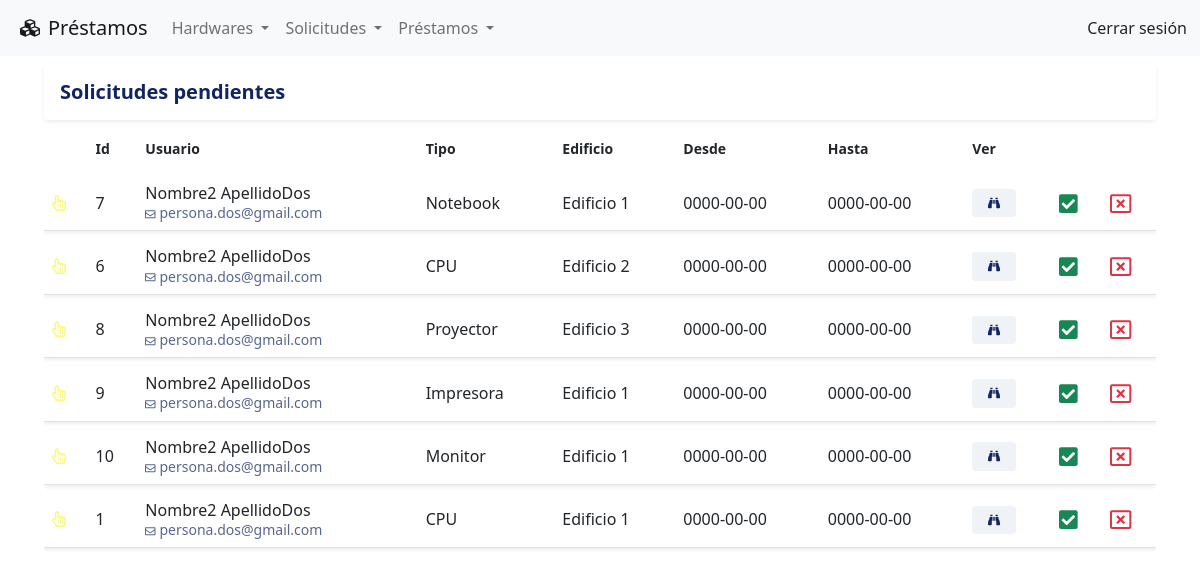
The app's page /solicitud/pendiente, older data.
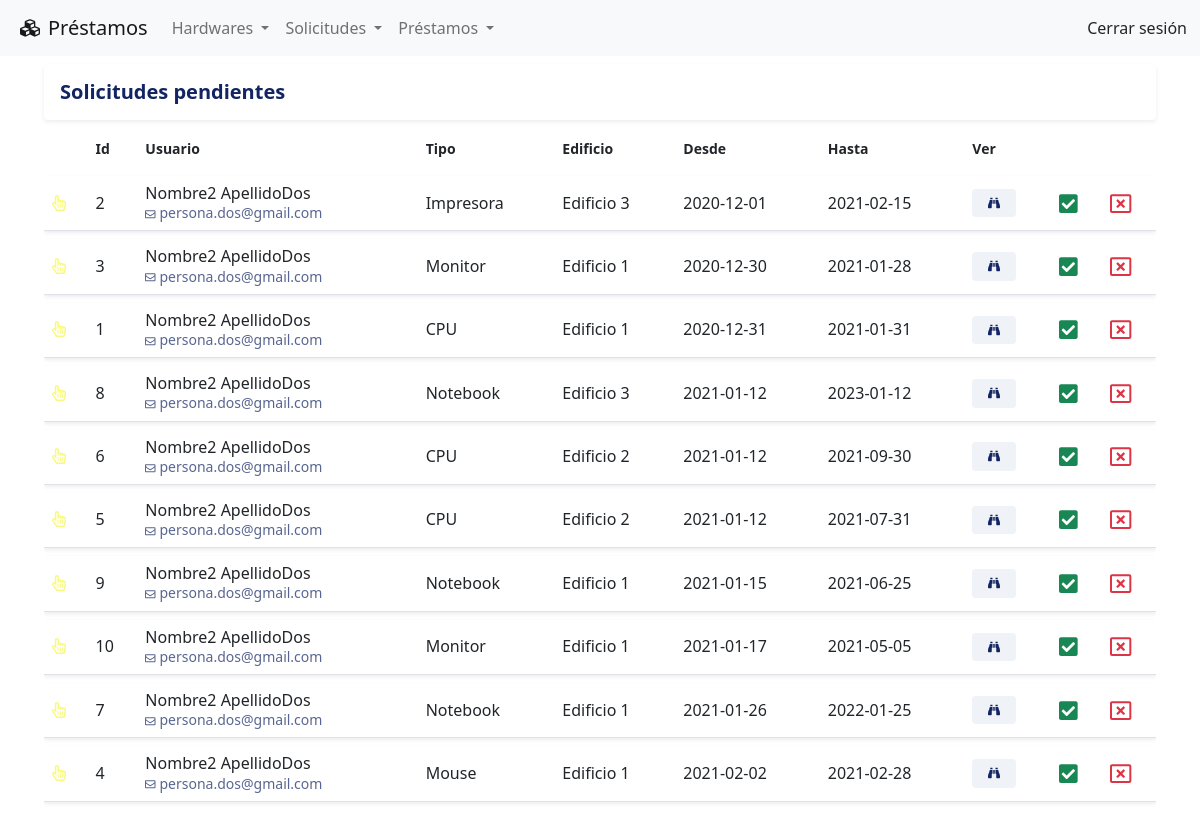
The same page, newer data.
### tables this page shows
CREATE TABLE IF NOT EXISTS solicitudes
( 
    id_solicitud INT AUTO_INCREMENT PRIMARY KEY NOT NULL, 
    id_tipo_hardware INT NOT NULL,
    id_usuario INT NOT NULL,
    id_edificio INT NOT NULL ,
    fecha_desde DATE NOT NULL,
    fecha_hasta DATE NOT NULL,
    motivo_solicitud VARCHAR(1024) NOT NULL,
    id_estado_solicitud INT NOT NULL ,
    created_at TIMESTAMP DEFAULT CURRENT_TIMESTAMP,
    updated_at DATETIME DEFAULT CURRENT_TIMESTAMP ON UPDATE CURRENT_TIMESTAMP,
    FOREIGN KEY (id_tipo_hardware) REFERENCES tipos_hardware(id_tipo_hardware),
    FOREIGN KEY (id_usuario) REFERENCES usuarios(id_usuario),
    FOREIGN KEY (id_edificio) REFERENCES edificios(id_edificio)
);

CREATE TABLE IF NOT EXISTS usuarios
( 
    id_usuario INT AUTO_INCREMENT PRIMARY KEY NOT NULL, 
    nombre VARCHAR(60) NOT NULL, 
    apellido VARCHAR(60) NOT NULL, 
    email VARCHAR(60) NOT NULL UNIQUE,
    password VARCHAR(20) NOT NULL,
    id_rol_usuario INT NOT NULL,
    created_at TIMESTAMP DEFAULT CURRENT_TIMESTAMP,
    updated_at DATETIME DEFAULT CURRENT_TIMESTAMP ON UPDATE CURRENT_TIMESTAMP
);

CREATE TABLE IF NOT EXISTS tipos_hardware
(
    id_tipo_hardware INT AUTO_INCREMENT PRIMARY KEY NOT NULL,
    tipo_hardware VARCHAR(40) NOT NULL UNIQUE,
    created_at TIMESTAMP DEFAULT CURRENT_TIMESTAMP,
    updated_at DATETIME DEFAULT CURRENT_TIMESTAMP ON UPDATE CURRENT_TIMESTAMP
);

CREATE TABLE IF NOT EXISTS edificios
( 
    id_edificio INT AUTO_INCREMENT PRIMARY KEY NOT NULL, 
    edificio VARCHAR(60) NOT NULL UNIQUE,
    created_at TIMESTAMP DEFAULT CURRENT_TIMESTAMP,
    updated_at DATETIME DEFAULT CURRENT_TIMESTAMP ON UPDATE CURRENT_TIMESTAMP
);

### controllers/solicitudController.php (called while the page is built, shortened)
<?php
require_once 'models/solicitudModel.php';
class SolicitudController{
    public function pendiente() {
        $solicitud = new SolicitudModel();
        $solicitudes = $solicitud->getAll();
        $estado = 3;
        require_once 'views/solicitud/listado.php';
    }
}

### index.php (called while the page is built, shortened)
<?php
    require_once "config/database.php";
    include_once "views/layouts/header.php";
    include_once "views/layouts/main.php";
    include_once "views/layouts/footer.php";
?>

### config/database.php (called while the page is built)
<?php
class Database {
    public static function connect(){
        $db = new mysqli('localhost', 'root', '', 'prestamos');
        $db->query ("SET NAMES 'utf-8'");
        return $db;
    }
}

### models/solicitudModel.php (called while the page is built, shortened)
<?php
class SolicitudModel{
        private $db;
    public function __construct() {
        $this->db = Database::connect();
    }
    public function getAll() {
        $query =    "SELECT
                        solicitudes.id_solicitud,
                        tipos_hardware.tipo_hardware,
                        usuarios.nombre,
                        usuarios.apellido,
                        usuarios.email,
                        edificios.edificio,
                        solicitudes.fecha_desde,
                        solicitudes.fecha_hasta,
                        estados_solicitud.id_estado_solicitud
                    FROM
                        solicitudes
                    INNER JOIN
                        tipos_hardware ON solicitudes.id_tipo_hardware = tipos_hardware.id_tipo_hardware
                    INNER JOIN
                        usuarios ON solicitudes.id_usuario  = usuarios.id_usuario
                    INNER JOIN
                        edificios ON solicitudes.id_edificio = edificios.id_edificio
                    INNER JOIN
                        estados_solicitud ON solicitudes.id_estado_solicitud =  estados_solicitud.id_estado_solicitud
                    GROUP BY solicitudes.id_solicitud
                    ORDER BY solicitudes.fecha_desde;";
        $solicitudes = $this->db->query($query);
        return $solicitudes;
    }
}

### views/solicitud/listado.php (the view, shortened to what the changed rows need)
<div class="row">
    <div class="col">
        <div class="table-responsive">
            <table class="table table-hover">
                <thead class="thead-light">
                    <tr>
                        <th scope="col"><small class="font-weight-bold"><small></th>
                        <th scope="col"><small class="font-weight-bold">Id<small></th>
                        <th scope="col"><small class="font-weight-bold">Usuario<small></th>
                        <th scope="col"><small class="font-weight-bold">Tipo<small></th>
                        <th scope="col"><small class="font-weight-bold">Edificio<small></th>
                        <th scope="col"><small class="font-weight-bold">Desde<small></th>
                        <th scope="col"><small class="font-weight-bold">Hasta<small></th>
                        <th scope="col"><small class="font-weight-bold">Ver<small></th>
                        <th scope="col"><small class="font-weight-bold"><small></th>
                        <th scope="col"><small class="font-weight-bold"><small></th>
                    </tr>
                </thead>
                <tbody>
                    <?php while($dato = $solicitudes->fetch_object()): ?>
                    <?php  $estadoSolicitud = $dato->id_estado_solicitud;
                        if($estadoSolicitud == $estado) {
                    ?>
                        <tr class="shadow-sm">
                            <td class="align-middle">
                                <i class="far fa-hand-pointer"
                                    <?php
                                        switch ($estado) {
                                            case 3:
                                                echo 'style="color:rgba(244, 244, 0, 0.5)"';
                                                break;
                                        }
                                    ?>
                                > </i>
                            </td>
                            <td class="align-middle"><span><?= $dato->id_solicitud; ?></span></td>
                            <td><span class="d-block"></i>     <?= $dato->nombre; ?> <?= $dato->apellido; ?>
                                </span><small class="text-muted"><i class="far fa-envelope fa-xs"></i>     <?= $dato->email; ?></small>
                            </td>
                            <td class="align-middle"><span><?= $dato->tipo_hardware; ?></span></td>
                            <td class="align-middle"><span><?= $dato->edificio; ?></span></td>
                            <td class="align-middle"><span><?= $dato->fecha_desde; ?></span></td>
                            <td class="align-middle"><span><?= $dato->fecha_hasta; ?></span></td>
                            <td class="align-middle">
                                <a href = "<?= URL ?>solicitud/editar&id=<?=$dato->id_solicitud?>">
                                    <span class="badge badge-secondary"><i class="fas fa-binoculars"></i></span>
                                </a>
                            </td>
                            <td class="align-middle">
                                <a href = "<?= URL ?>solicitud/confirmarSolicitud&id=<?=$dato->id_solicitud?>">
                                    <span><i class="fas fa-check-square text-success fa-lg"></i></span>
                                </a>
                            </td>
                            <td class="align-middle">
                                <a href = "<?= URL ?>solicitud/rechazar&id=<?=$dato->id_solicitud?>">
                                    <span><i class="far fa-window-close text-danger fa-lg"></i></span>
                                </a>
                            </td>
                        </tr>
                    <?php } endwhile; ?>
                </tbody>
            </table>
        </div>
    </div>
</div>

Row changes from the older to the newer data that the page shows:
now on this page (row edited): solicitudes: id_solicitud "2", id_usuario.nombre "Nombre2", id_usuario.apellido "ApellidoDos", id_usuario.email "persona.dos@gmail.com", id_tipo_hardware.tipo_hardware "Impresora", id_edificio.edificio "Edificio 3", fecha_desde "2020-12-01", fecha_hasta "2021-02-15"
now on this page (row edited): solicitudes: id_solicitud "3", id_usuario.nombre "Nombre2", id_usuario.apellido "ApellidoDos", id_usuario.email "persona.dos@gmail.com", id_tipo_hardware.tipo_hardware "Monitor", id_edificio.edificio "Edificio 1", fecha_desde "2020-12-30", fecha_hasta "2021-01-28"
changed solicitudes id 1: fecha_desde "0000-00-00" → "2020-12-31"; fecha_hasta "0000-00-00" → "2021-01-31"; moves up the list
changed solicitudes id 8: id_tipo_hardware.tipo_hardware "Proyector" → "Notebook"; fecha_desde "0000-00-00" → "2021-01-12"; fecha_hasta "0000-00-00" → "2023-01-12"; moves up the list
changed solicitudes id 6: fecha_desde "0000-00-00" → "2021-01-12"; fecha_hasta "0000-00-00" → "2021-09-30"
now on this page (row edited): solicitudes: id_solicitud "5", id_usuario.nombre "Nombre2", id_usuario.apellido "ApellidoDos", id_usuario.email "persona.dos@gmail.com", id_tipo_hardware.tipo_hardware "CPU", id_edificio.edificio "Edificio 2", fecha_desde "2021-01-12", fecha_hasta "2021-07-31"
changed solicitudes id 9: id_tipo_hardware.tipo_hardware "Impresora" → "Notebook"; fecha_desde "0000-00-00" → "2021-01-15"; fecha_hasta "0000-00-00" → "2021-06-25"
changed solicitudes id 10: fecha_desde "0000-00-00" → "2021-01-17"; fecha_hasta "0000-00-00" → "2021-05-05"
changed solicitudes id 7: fecha_desde "0000-00-00" → "2021-01-26"; fecha_hasta "0000-00-00" → "2022-01-25"; moves down the list
now on this page (row edited): solicitudes: id_solicitud "4", id_usuario.nombre "Nombre2", id_usuario.apellido "ApellidoDos", id_usuario.email "persona.dos@gmail.com", id_tipo_hardware.tipo_hardware "Mouse", id_edificio.edificio "Edificio 1", fecha_desde "2021-02-02", fecha_hasta "2021-02-28"
